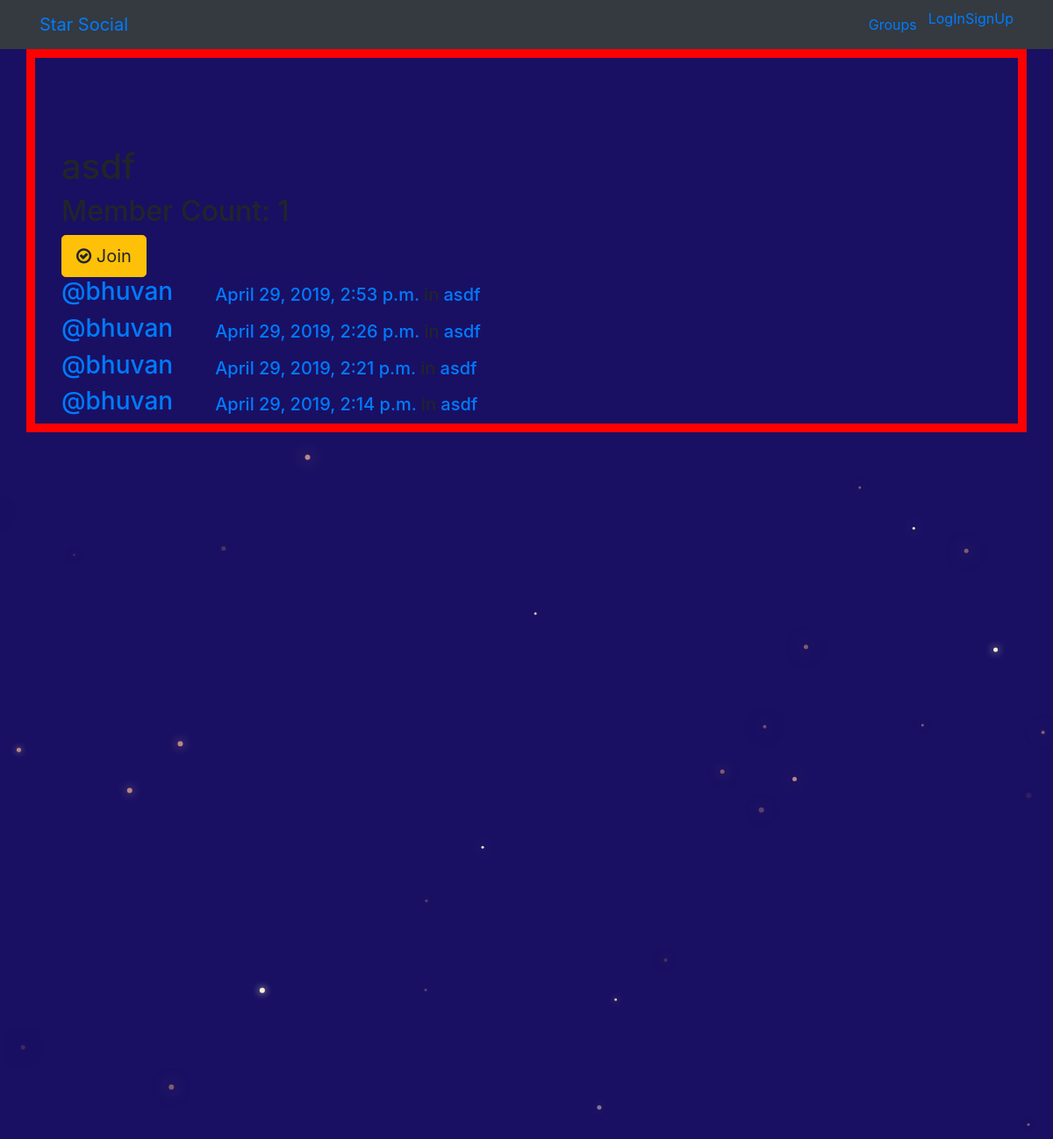
/groups/posts/in/asdf/, run on the app's committed database.
### posts/models.py (models this page shows, shortened)
class Post(models.Model):
    user = models.ForeignKey(User, related_name="posts",on_delete=models.CASCADE)
    created_at = models.DateTimeField(auto_now=True)
    message = models.TextField()
    message_html = models.TextField(editable=False)
    group = models.ForeignKey(Group, related_name="posts",null=True, blank=True,on_delete=models.CASCADE)
    class Meta:
        ordering = ["-created_at"]
        unique_together = ["user", "message"]

### groups/models.py (models this page shows, shortened)
class Group(models.Model):
    name = models.CharField(max_length=255, unique=True)
    slug = models.SlugField(allow_unicode=True, unique=True)
    description = models.TextField(blank=True, default='')
    description_html = models.TextField(editable=False, default='', blank=True)
    members = models.ManyToManyField(User,through="GroupMember")
    class Meta:
        ordering = ["name"]

### groups/views.py (the view)
# urls.py: path("posts/in/<slug>/",views.SingleGroup.as_view(),name="single"),
class SingleGroup(generic.DetailView):
    model = Group

### groups/templates/groups/group_detail.html
{% extends "groups/group_base.html" %}
{% block pregroup %}
<div class="container">
  <h1>{{group.name}}</h1>
  <h2> Member Count: {{group.members.count}}</h2>
  <div class="content">
  	{% if user in group.members.all %}
  		<a href="{% url 'groups:leave' slug=group.slug %}" class="btn btn-lg btn-warning"><span class="fa fa-times-circle-o"></span> Leave</a>
  	{% else %}
  		<a href="{% url 'groups:join' slug=group.slug %}" class="btn btn-lg btn-warning"><span class="fa fa-check-circle-o"></span> Join</a>
  	{% endif %}
  </div>
</div>
{% endblock %}
{% block group_content %}
<div class="col-md-8">
	{% if group.posts.count == 0 %}
	<h2>No posts in this group yet!</h2>
	{% else %}
		{% for post in group.posts.all %}
			{% include "posts/_post.html" %}
		{% endfor %}
	{% endif %}
</div>
{% endblock %}

### posts/templates/posts/_post.html (shortened to what this page needs)
<div class="media">
	<h3 class="mr-5"><a href="{% url 'posts:for_user' username=post.user.username %}">@{{ post.user.username }}</a></h3>
	<div class="media-body">
			<h5>
			<time class="time"><a href="{% url 'posts:single' username=post.user.username pk=post.pk %}">{{ post.created_at }}</a></time>
			{% if post.group %}
			<span class="group-name">in <a href="#">{{ post.group.name }}</a></span>
			{% endif %}
		 </h5>
	</div>
</div>

### static/css/master.css (style rules this page uses)
html, body { height: 100%; width: 100%; overflow: hidden; background: #191063; margin: 0; }

### data on the page
Post: user.username "bhuvan", created_at "April 29, 2019, 2:53 p.m.", group.name "asdf"
Post: user.username "bhuvan", created_at "April 29, 2019, 2:26 p.m.", group.name "asdf"
Post: user.username "bhuvan", created_at "April 29, 2019, 2:21 p.m.", group.name "asdf"
Post: user.username "bhuvan", created_at "April 29, 2019, 2:14 p.m.", group.name "asdf"
